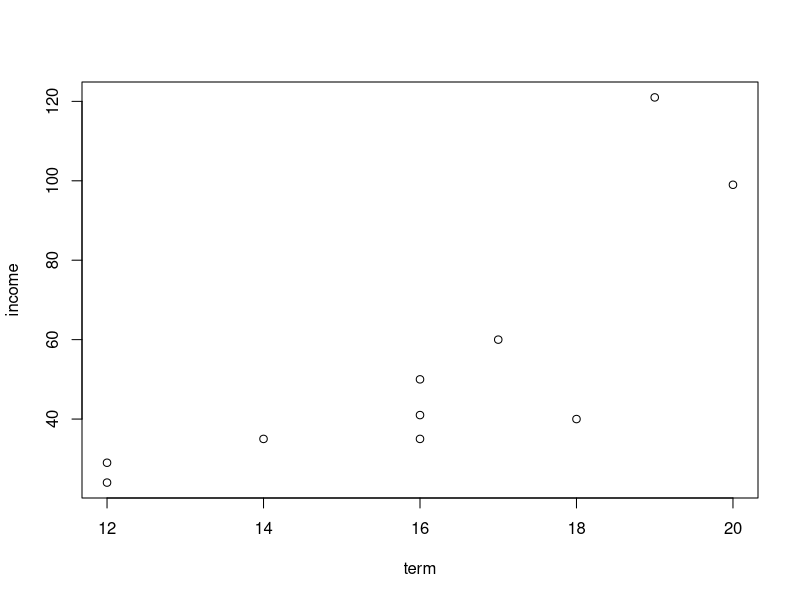
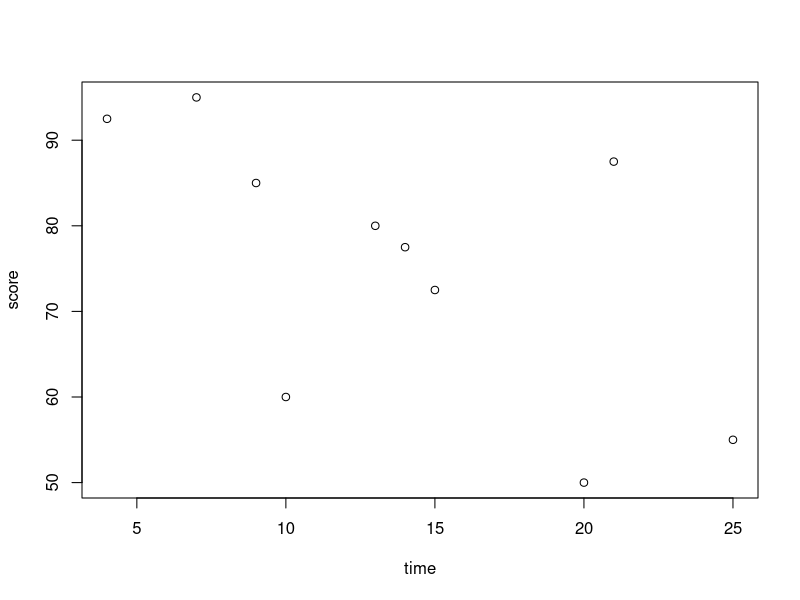
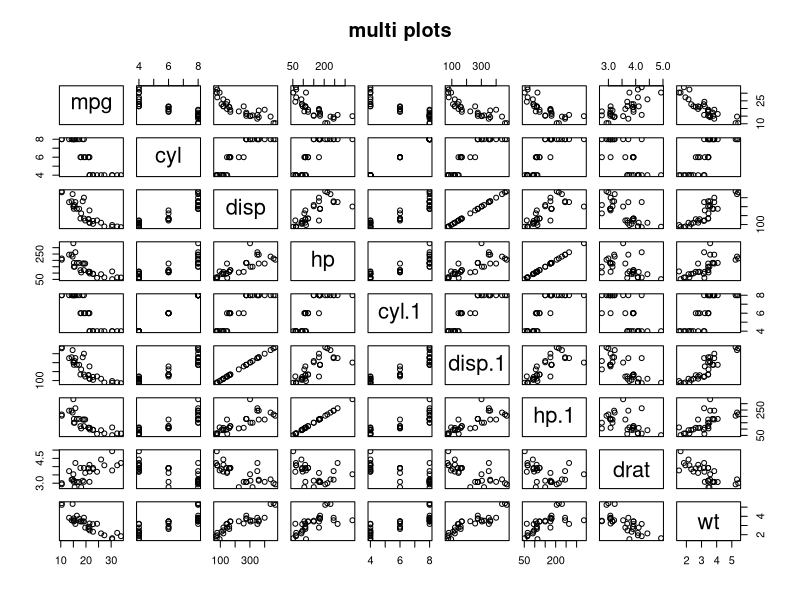
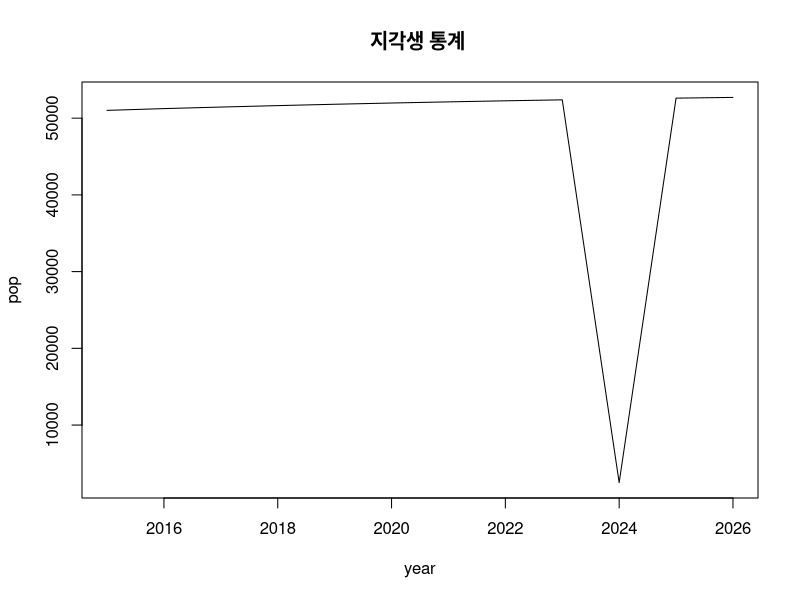

These figures' R source, in order: (Note: this script raises an error after producing the figures.)
#
##
# 
# 문1)
#다음은 직장인 10명의 수입과 교육받은 기간을 조사한 자료이다. 산점도와 상관계수를 구하고, 
#수입과 교육기간 사이에 어떤 상관관계가 있는지 설명하시오.

#수입 	 121 99 41 35 40 29 35 24 50 60
#교육기간 19  20 16 16 18 12 14 12 16 17

income <- c( 121, 99, 41, 35, 40, 29, 35, 24, 50, 60 )
term <- c( 19, 20, 16, 16, 18, 12, 14, 12, 16, 17 )

tb1 <- data.frame( income, term )
tb1

plot( income~term, data = tb1 )

cor( tb1[, 1:2])  # 약 0.8로서 상관관계가 높다.


#문2)
#다음은 대학생 10명의 성적과 주당 TV 시청시간을 조사한 자료이다. 산점도와 상관계수를 구하고, 
#성적과 TV 시청시간 사이에 어떤 상관관계가 있는지 설명하시오.

#성적 	 77.5 60 50 95 55 85 72.5 80 92.5 87.5
#시청시간 14   10 20  7 25  9 15   13  4   21

score <- c( 77.5, 60, 50, 95, 55, 85, 72.5, 80, 92.5, 87.5)
time <- c( 14, 10, 20, 7, 25, 9, 15, 13, 4, 21)

tb2 <- data.frame( score, time)
tb2

plot( score~time, data = tb2)

cor( tb2[, 1:2]) # 약 -0.6로서 음의 방향으로 상관관계가 높다.



#문3) 
#R에서 제공하는 mtcars 데이터셋에서 mpg와 다른 변수들 간의 상관계수를
#구하시오. 어느 변수가 mpg와 가장 상관성이 높은지 산점도와 함께 설명하시오.
# "cyl", "disp", "hp", "drat", "wt", "qsec", "vs", "am", "gear", "crab")

str(mtcars)

cor( mtcars[, 1:10 ]) #####



vars <- c( "mpg","cyl", "disp", "hp", "cyl", "disp", "hp", "drat","wt" )
target <- mtcars[ , vars ] 
pairs( target, main = 'multi plots')


#문4)
#다음은 2015년부터 2026년도까지의 예상 인구수 추계자료이다. 연도를 x
#축으로 하여 선그래프를 작성하시오.

#연도		총인구 (천명)		연도		총인구 (천명)
#2015		51014				2021		52123
#2016		51245				2022		52261
#2017		51446				2023		52388
#2018		51635				2024		52504
#2019		51811				2025		52609
#2020		51973				2026		52704



year <- 2015:2026
late <- c(51014, 51245, 51446, 51635, 51811, 51973, 
          52123, 52261, 52388, 2504, 52609, 52704)

plot( year, late,  main = '지각생 통계 ',
      type = 'l', lty = 1, lwd = 1,
      xlab = 'year', ylab = 'pop')


#문5)
#R에서 제공하는 trees 데이터셋에 대해 다음 문제를 해결하기 위한 R 코
#드를 작성하시오.

#(1) 나무의 지름(Girth)과 높이(Height)에 대해 산점도와 상관계수를 보이시오.

str(trees)
str(Girth)

Girth <- c( 8.3, 8.6, 8.8, 10.5, 10.7, 10.8, 11, 11, 11.1, 11.2 )
Height <- c( 70, 65, 63, 72, 81, 83, 66, 75, 80, 75)

tb4 <- data.frame( Girth, Height )
tb4

plot( Girth~Height, data = tb4 )

cor(tb4)


#(2) trees 데이터셋에 존재하는 3개 변수 간의 산점도와 상관계수를 보이시오.

pairs(trees)

cor(trees)






